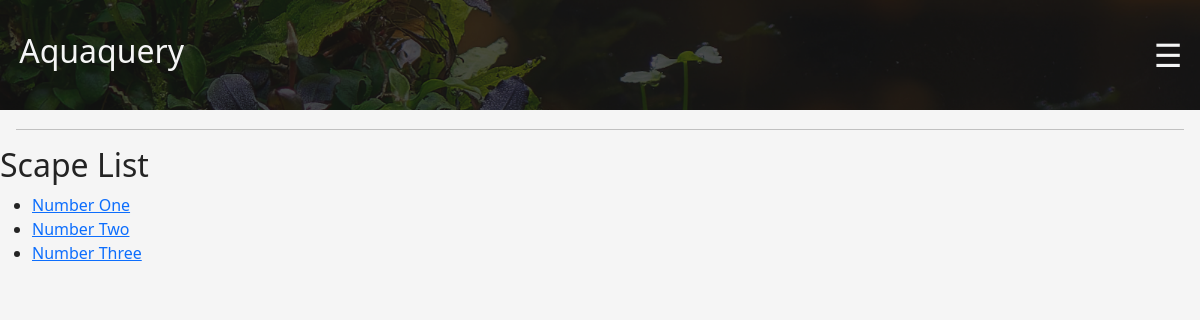
The page /catalog/scape/ on the database its author committed.
### catalog/models.py (models this page shows, shortened)
class Scape(models.Model):
    scape_name = models.CharField(max_length=100)
    owner = models.ForeignKey(Profile, on_delete=models.CASCADE, related_name = "owner_name")
    size = models.ForeignKey(TankSize, on_delete=models.CASCADE)
    volume = models.ForeignKey(TankVolume, on_delete=models.CASCADE)
    filtration = models.ForeignKey(TankFilter, on_delete=models.CASCADE)
    lighting = models.ForeignKey(TankLight, on_delete=models.CASCADE)
    co2 = models.ForeignKey(TankCo2, on_delete=models.CASCADE)
    soil = models.ForeignKey(TankSoil, on_delete=models.CASCADE)
    hardscape = models.ManyToManyField(TankHardscape, blank = True)
    fish = models.ManyToManyField(Fish, blank = True)
    invertebrate = models.ManyToManyField(Invertebrate, blank = True)
    plants = models.ManyToManyField(Plant, blank = True)

### catalog/views.py (the view)
# urls.py: path("catalog/scape/", ScapeListView.as_view(), name="list_scape"),
class ScapeListView(ListView):
    model = Scape
    template_name= "list_scape.html"

### catalog/templates/list_scape.html (shortened to what this page needs)
{% extends 'base_generic.html' %}
{% load crispy_forms_tags %}
    {% block content %}
        <h1>Scape List</h1>
        <ul>
            {% for i in scape_list %} <li> <a href="{% url 'scape_view' i.pk %}">{{i.scape_name}}</a></li>  {% endfor %}
        </ul>
    {% endblock %}

### catalog/static/catalog/home.css (style rules this page uses)
:root { --light-color: #F5f5f5; --primary-color: #242424; --secondary-color: #4e4d4d; --highlight-color: #2cacb5; --alt-highlight-color: #48943c; }
body { background-color: var(--light-color); color: var(--primary-color); }
h1 { color: var(--primary-color); font-size: 2rem; }

### rows shown on the page
Scape: scape_name "Number One"
Scape: scape_name "Number Two"
Scape: scape_name "Number Three"
